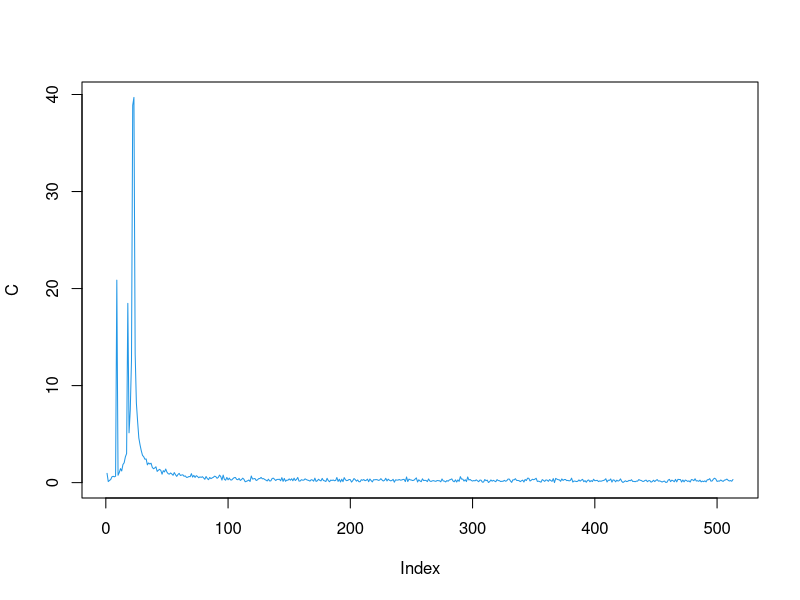

R code for this plot:
cat("\014")
M=9
NG=20
n=NG/2
N=round(2**n)



s2<-array(N)

for( i  in 1:N)
{
  s2[i]=2*runif(1)+NG*cos(2*M*pi*i/N)*(1+0.1*runif(1))+17*cos(4*M*pi*i/N + runif(1))+3*cos(5*pi*M*i/N)*(runif(1)+NG)
}

s1=s2
A<-array(round(N/2+1))

i=1
A[i]=0
A[i]=(sum(s1)-s1[N])/N

i=round(N/2+1)
A[i]=0
  for (j in 1:(N-1)) {
    A[i]=A[i]+s1[j]*cos(pi*j/N)
  }
  A[i]=A[i]/N

for(i in 2:(round(N/2))) {
  A[i]=0
  for (j in 1:(N-1)) {
    A[i]=A[i]+s1[j]*cos(2*pi*j*i/N)*2/N
  }
}

B<-array(round(N/2+1))
B=0

for(i in 1:(round(N/2+1))) {
  B[i]=0
  for (j in 1:(N-1)) {
    B[i]=B[i]+s1[j]*sin(2*pi*j*i/N)*2/N
  }
}

C<-array(round(N/2+1))
C=sqrt(A**2+B**2)
plot(C,type = "l",col=60)

d1<-array(N)
SumA=0
SumB=0

for (i in 1:N) {
  SumA=0
  SumB=0
  for (j in 1:(round(N/2+1))) {
    SumA=A[j]*cos(2*pi*j*i/N)+SumA
    SumB=B[j]*sin(2*pi*j*i/N)+SumB
  }
  d1[i]=SumA+SumB
}


